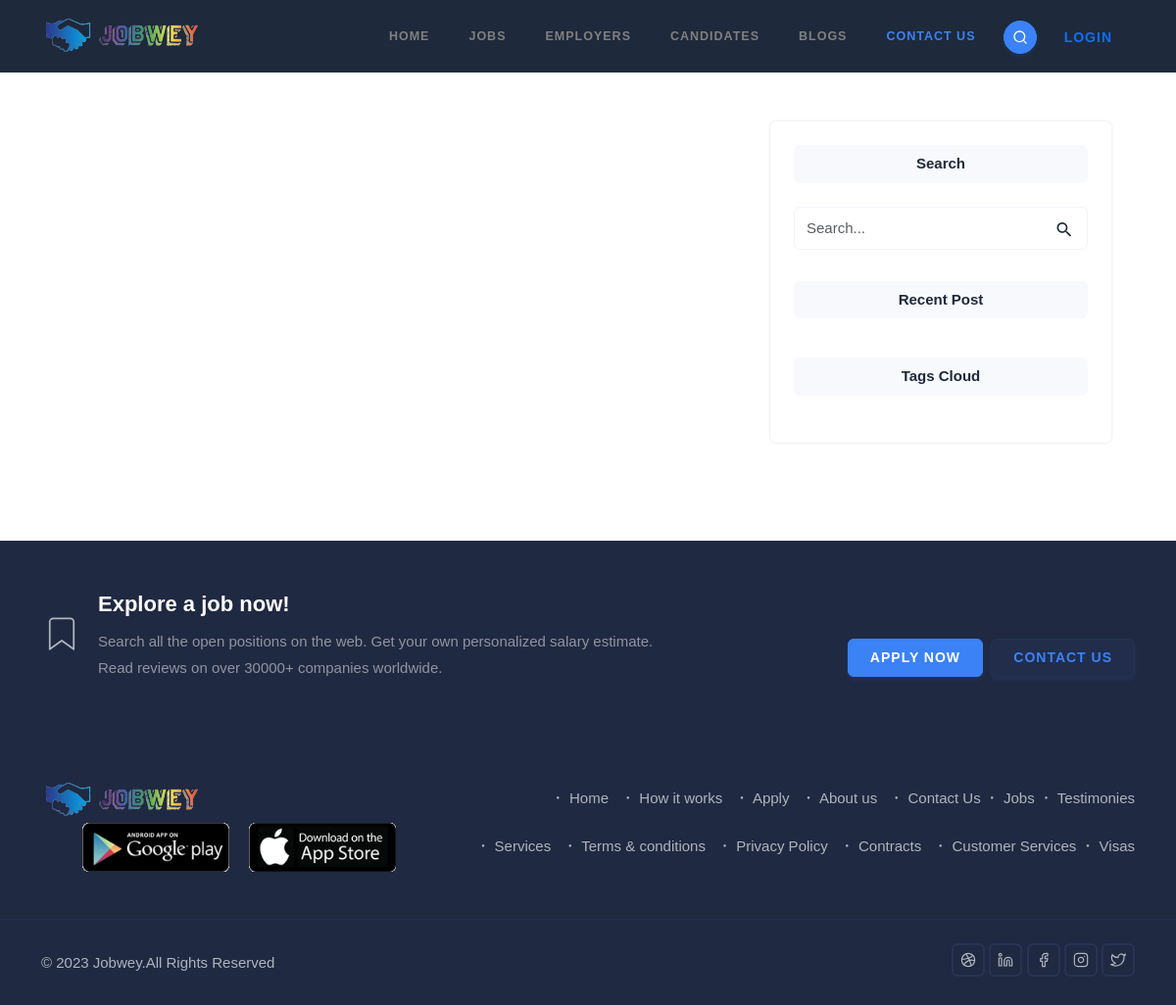
The app's page /posts/, older data.
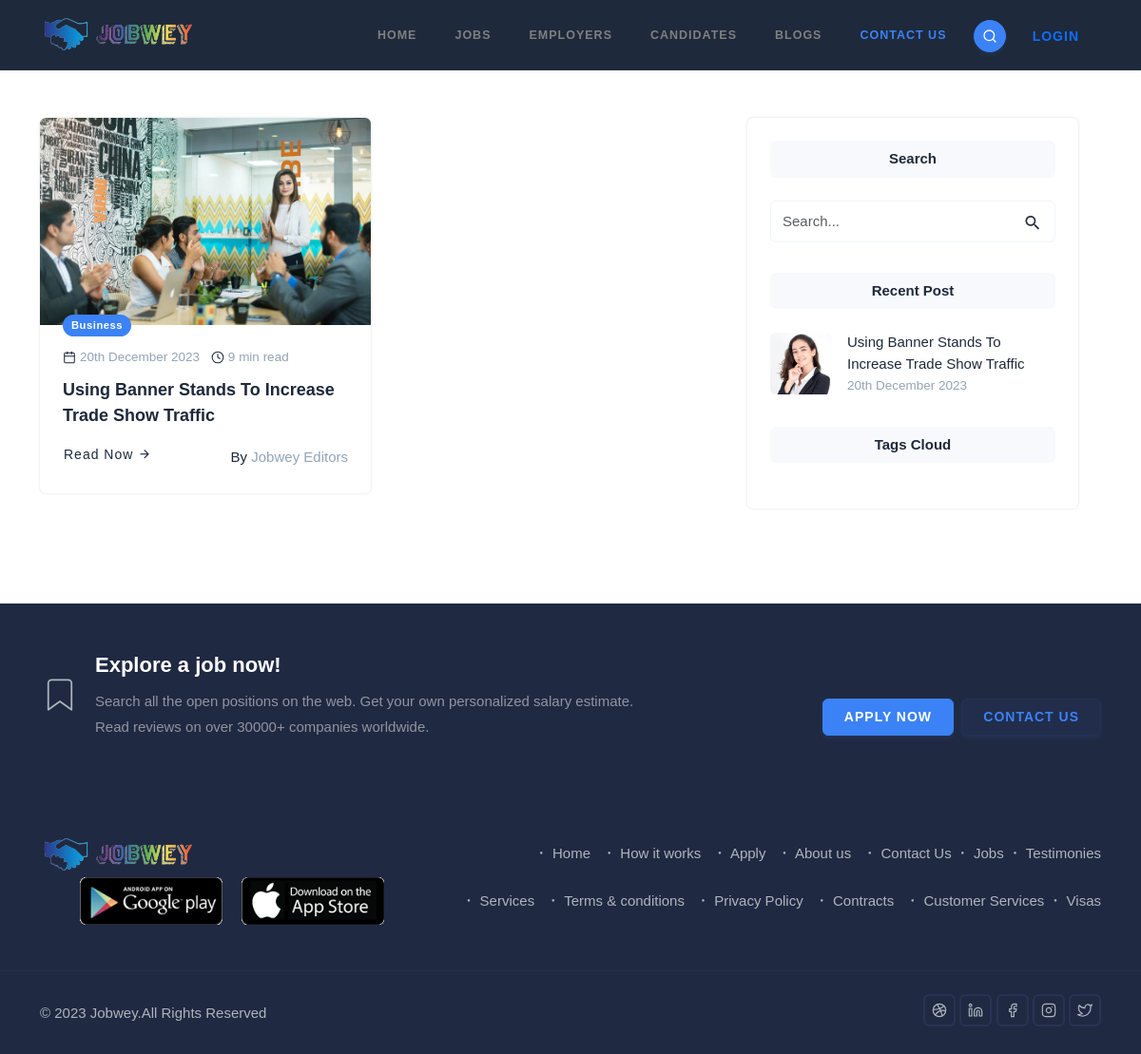
The same page, newer data.
### posts/models.py (models this page shows, shortened)
class Post(models.Model):
    title = models.CharField(max_length=100, unique=True)
    category = models.ForeignKey(Category, on_delete=models.CASCADE, related_name="post_category")
    tags = models.ManyToManyField(Tag, blank=True)
    slug = models.SlugField(max_length=100, unique=True)
    image = models.ImageField(upload_to="posts/")
    content = tinymce_models.HTMLField()
    createdAt = models.DateTimeField(auto_now_add=True)
    updatedAt = models.DateTimeField(auto_now=True)
    read_time = models.IntegerField(default=0)
    def get_absolute_url(self):
        return reverse("posts:post_detail", kwargs={"post_slug": self.slug})

class Category(models.Model):
    name = models.CharField(max_length=100, unique=True)
    def __str__(self):
        return self.name

### posts/views.py (the view)
# urls.py: path("", views.PostListView.as_view(), name="post_list"),
class PostListView(TemplateView):
    queryset = Post.objects.all()
    template_name = "posts/posts.html"
    def get_context_data(self, **kwargs):
        context = super().get_context_data(**kwargs)
        context['posts'] = self.queryset
        return context

### templates/posts/posts.html (shortened to what this page needs)
{% extends "base.html" %}
{% load static %}
{% block main %}
<div class="container">
  <div class="row g-4">
    <div class="row g-4">
      <div class="col-lg-8 col-md-6 col-12">
        {% if posts %}
        <div class="row g-4">
          {% for post in posts %}
          <div class="col-lg-6">
            <div
              class="card blog blog-primary shadow rounded overflow-hidden border-0"
            >
              <div
                class="card-img blog-image position-relative overflow-hidden rounded-0"
              >
                <div class="position-relative overflow-hidden">
                  <img
                    src="{% static 'images/blog/01.jpg' %}"
                    class="img-fluid"
                    alt=""
                  />
                </div>
              </div>
              <div class="card-body blog-content position-relative p-0">
                <div class="blog-tag px-4">
                  <a
                    href="javascript:void(0)"
                    class="badge bg-primary rounded-pill"
                    >{{post.category|truncatewords:"20"}}</a
                  >
                </div>
                <div class="p-4">
                  <ul class="list-unstyled text-muted small mb-2">
                    <li class="d-inline-flex align-items-center me-2">
                      <i
                        data-feather="calendar"
                        class="fea icon-ex-sm me-1 text-dark"
                      ></i
                      >{{post.createdAt|date:"jS F Y"}}
                    </li>
                    <li class="d-inline-flex align-items-center">
                      <i
                        data-feather="clock"
                        class="fea icon-ex-sm me-1 text-dark"
                      ></i
                      >{{post.read_time}} min read
                    </li>
                  </ul>
                  <a
                    href="{{ post.get_absolute_url }}"
                    class="title fw-semibold fs-5 text-dark"
                    >{{post.title|title}}</a
                  >
                  <ul
                    class="list-unstyled d-flex justify-content-between align-items-center text-muted mb-0 mt-3"
                  >
                    <li class="list-inline-item me-2">
                      <a
                        href="{{ post.get_absolute_url }}"
                        class="btn btn-link primary text-dark"
                        >Read Now <i class="mdi mdi-arrow-right"></i
                      ></a>
                    </li>
                    <li class="list-inline-item">
                      <span class="text-dark">By</span>
                      <a href="javascript:void(0)" class="text-muted link-title"
                        >Jobwey Editors</a
                      >
                    </li>
                  </ul>
                </div>
              </div>
            </div>
          </div>
          {% endfor %}
        </div>
        {% endif %}
      </div>
      {% include "posts/recent_posts.html" %}
    </div>
  </div>
</div>
{% endblock main %}

### templates/posts/recent_posts.html (shortened to what this page needs)
{% load static %}
<div class="col-lg-4 col-md-6 col-12">
  <div class="card bg-white p-4 rounded shadow sticky-bar">
    <div>
      <h6 class="pt-2 pb-2 bg-light rounded text-center">Search</h6>
      <div class="search-bar mt-4">
        <div id="itemSearch2" class="menu-search mb-0">
          <form
            role="search"
            method="get"
            id="searchItemform2"
            class="searchform"
          >
            <input
              type="text"
              class="form-control rounded border"
              name="s"
              id="searchItem2"
              placeholder="Search..."
            />
          </form>
        </div>
      </div>
    </div>
    <div class="mt-4 pt-2">
      <h6 class="pt-2 pb-2 bg-light rounded text-center">Recent Post</h6>
      {% if recent_posts %}
      <div class="mt-4">
        {% for post in recent_posts %}
        <div class="blog blog-primary d-flex align-items-center">
          <img
            src="{{post.image.url}}"
            class="avatar avatar-small rounded"
            style="width: auto"
            alt=""
          />
          <div class="flex-1 ms-3">
            <a
              href="{{post.get_absolute_url}}"
              class="d-block title text-dark fw-medium"
              >{{post.title|truncatewords:"10"}}</a
            >
            <span class="text-muted small"
              >{{post.createdAt|date:"jS F Y"}}</span
            >
          </div>
        </div>
        {% endfor %}
      </div>
      {% endif %}
    </div>
    <div class="mt-4 pt-2 text-center">
      <h6 class="pt-2 pb-2 bg-light rounded">Tags Cloud</h6>
    </div>
  </div>
</div>

Row changes from the older to the newer data that the page shows:
added Post: category "Business", createdAt "20th December 2023", read_time "9", title "Using Banner Stands To Increase Trade Show Traffic", image (picture)
